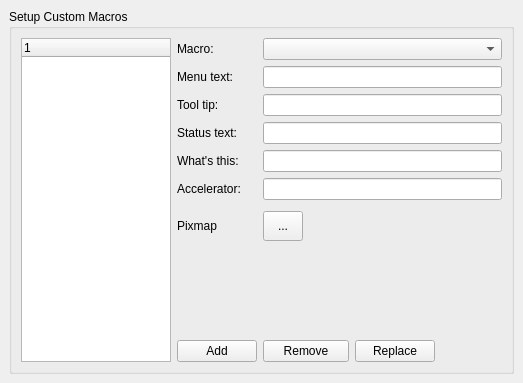
<?xml version="1.0" encoding="UTF-8"?>
<ui version="4.0">
 <class>Gui::Dialog::DlgCustomActions</class>
 <widget class="QWidget" name="Gui::Dialog::DlgCustomActions">
  <property name="geometry">
   <rect>
    <x>0</x>
    <y>0</y>
    <width>523</width>
    <height>383</height>
   </rect>
  </property>
  <property name="windowTitle">
   <string>Macros</string>
  </property>
  <layout class="QGridLayout">
   <property name="margin">
    <number>9</number>
   </property>
   <property name="spacing">
    <number>6</number>
   </property>
   <item row="0" column="0">
    <widget class="QGroupBox" name="GroupBox7">
     <property name="title">
      <string>Setup Custom Macros</string>
     </property>
     <layout class="QGridLayout">
      <property name="margin">
       <number>9</number>
      </property>
      <property name="spacing">
       <number>6</number>
      </property>
      <item rowspan="9" row="0" column="0" >
       <widget class="QTreeWidget" name="actionListWidget">
        <property name="maximumSize">
         <size>
          <width>150</width>
          <height>16777215</height>
         </size>
        </property>
        <property name="rootIsDecorated">
         <bool>false</bool>
        </property>
       </widget>
      </item>
      <item row="0" column="1">
       <widget class="QLabel" name="TextLabel1_3">
        <property name="text">
         <string>Macro:</string>
        </property>
       </widget>
      </item>
      <item row="6" column="4" colspan="2">
       <spacer>
        <property name="orientation">
         <enum>Qt::Horizontal</enum>
        </property>
        <property name="sizeType">
         <enum>QSizePolicy::Expanding</enum>
        </property>
        <property name="sizeHint" >
         <size>
          <width>20</width>
          <height>20</height>
         </size>
        </property>
       </spacer>
      </item>
      <item row="6" column="2">
       <widget class="QToolButton" name="buttonChoosePixmap">
        <property name="sizePolicy">
         <sizepolicy>
          <hsizetype>0</hsizetype>
          <vsizetype>0</vsizetype>
          <horstretch>0</horstretch>
          <verstretch>0</verstretch>
         </sizepolicy>
        </property>
        <property name="minimumSize">
         <size>
          <width>40</width>
          <height>30</height>
         </size>
        </property>
        <property name="maximumSize">
         <size>
          <width>40</width>
          <height>30</height>
         </size>
        </property>
        <property name="text">
         <string>...</string>
        </property>
       </widget>
      </item>
      <item row="6" column="1">
       <widget class="QLabel" name="TextLabel5_2">
        <property name="text">
         <string>Pixmap</string>
        </property>
       </widget>
      </item>
      <item row="5" column="2" colspan="4">
       <widget class="Gui::AccelLineEdit" name="actionAccel"/>
      </item>
      <item row="5" column="1">
       <widget class="QLabel" name="TextLabel1">
        <property name="text">
         <string>Accelerator:</string>
        </property>
       </widget>
      </item>
      <item row="4" column="2" colspan="4">
       <widget class="QLineEdit" name="actionWhatsThis"/>
      </item>
      <item row="4" column="1">
       <widget class="QLabel" name="TextLabel2">
        <property name="text">
         <string>What's this:</string>
        </property>
       </widget>
      </item>
      <item row="3" column="2" colspan="4">
       <widget class="QLineEdit" name="actionStatus"/>
      </item>
      <item row="3" column="1">
       <widget class="QLabel" name="TextLabel3_2">
        <property name="text">
         <string>Status text:</string>
        </property>
       </widget>
      </item>
      <item row="2" column="2" colspan="4">
       <widget class="QLineEdit" name="actionToolTip">
        <property name="sizePolicy">
         <sizepolicy>
          <hsizetype>7</hsizetype>
          <vsizetype>0</vsizetype>
          <horstretch>0</horstretch>
          <verstretch>0</verstretch>
         </sizepolicy>
        </property>
       </widget>
      </item>
      <item row="2" column="1">
       <widget class="QLabel" name="TextLabel2_2">
        <property name="text">
         <string>Tool tip:</string>
        </property>
       </widget>
      </item>
      <item row="1" column="2" colspan="4">
       <widget class="QLineEdit" name="actionMenu"/>
      </item>
      <item row="1" column="1">
       <widget class="QLabel" name="TextLabel3">
        <property name="text">
         <string>Menu text:</string>
        </property>
       </widget>
      </item>
      <item row="0" column="2" colspan="4">
       <widget class="Gui::StyledComboBox" name="actionMacros"/>
      </item>
      <item row="6" column="3">
       <widget class="QLabel" name="pixmapLabel">
        <property name="minimumSize">
         <size>
          <width>40</width>
          <height>40</height>
         </size>
        </property>
        <property name="maximumSize">
         <size>
          <width>40</width>
          <height>40</height>
         </size>
        </property>
        <property name="scaledContents">
         <bool>true</bool>
        </property>
       </widget>
      </item>
      <item row="7" column="1">
       <spacer>
        <property name="orientation">
         <enum>Qt::Vertical</enum>
        </property>
        <property name="sizeType">
         <enum>QSizePolicy::Expanding</enum>
        </property>
        <property name="sizeHint" >
         <size>
          <width>20</width>
          <height>20</height>
         </size>
        </property>
       </spacer>
      </item>
      <item row="8" column="5">
       <spacer>
        <property name="orientation">
         <enum>Qt::Horizontal</enum>
        </property>
        <property name="sizeType">
         <enum>QSizePolicy::Expanding</enum>
        </property>
        <property name="sizeHint" >
         <size>
          <width>41</width>
          <height>20</height>
         </size>
        </property>
       </spacer>
      </item>
      <item row="8" column="1">
       <widget class="QPushButton" name="buttonAddAction">
        <property name="text">
         <string>Add</string>
        </property>
       </widget>
      </item>
      <item row="8" column="2" colspan="2">
       <widget class="QPushButton" name="buttonRemoveAction">
        <property name="text">
         <string>Remove</string>
        </property>
       </widget>
      </item>
      <item row="8" column="4">
       <widget class="QPushButton" name="buttonReplaceAction">
        <property name="text">
         <string>Replace</string>
        </property>
       </widget>
      </item>
     </layout>
    </widget>
   </item>
  </layout>
 </widget>
 <layoutdefault spacing="6" margin="11"/>
 <customwidgets>
  <customwidget>
   <class>Gui::AccelLineEdit</class>
   <extends>QLineEdit</extends>
   <header>Gui/Widgets.h</header>
  </customwidget>
  <customwidget>
   <class>Gui::StyledComboBox</class>
   <extends>QComboBox</extends>
   <header>Gui/Widgets.h</header>
  </customwidget>
 </customwidgets>
 <tabstops>
  <tabstop>actionMacros</tabstop>
  <tabstop>actionMenu</tabstop>
  <tabstop>actionToolTip</tabstop>
  <tabstop>actionStatus</tabstop>
  <tabstop>actionWhatsThis</tabstop>
  <tabstop>actionAccel</tabstop>
  <tabstop>buttonAddAction</tabstop>
  <tabstop>buttonRemoveAction</tabstop>
 </tabstops>
 <resources/>
 <connections/>
</ui>
